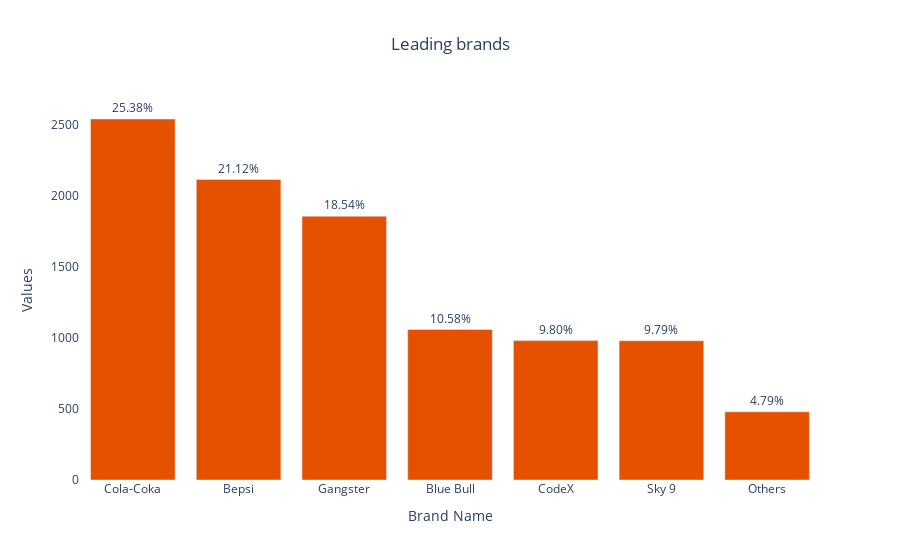

Here is the notebook cell this chart was saved with:
### Code cell
fig=go.Figure()

fig.add_trace(
    go.Bar(x=brands_df['brand'],y=brands_df['count'],
           text=brands_df['percentage'].apply(lambda x: f'{x:.2f}%'),
           textposition='outside')
)

fig.update_traces(marker=dict(color=colors['orange']))

fig.update_layout(title_text='Leading brands', title_x = 0.5,
                  plot_bgcolor=colors['white'],
                  paper_bgcolor=colors['white'])

fig.update_xaxes(title_text='Brand Name')
fig.update_yaxes(title_text='Values')

fig.show()

### Figure 1 — Plotly figure (JSON) as saved in the notebook; plotly's stock layout.template omitted (floating-point values rounded to 4 significant figures)
{"data": [{"marker": {"color": "rgb(230, 81, 0)"}, "text": ["25.38%", "21.12%", "18.54%", "10.58%", "9.80%", "9.79%", "4.79%"], "textposition": "outside", "type": "bar", "x": ["Cola-Coka", "Bepsi", "Gangster", "Blue Bull", "CodeX", "Sky 9", "Others"], "y": [2538, 2112, 1854, 1058, 980, 979, 479]}], "layout": {"paper_bgcolor": "rgb(255,255,255)", "plot_bgcolor": "rgb(255,255,255)", "title": {"text": "Leading brands", "x": 0.5}, "xaxis": {"title": {"text": "Brand Name"}}, "yaxis": {"title": {"text": "Values"}}}}
